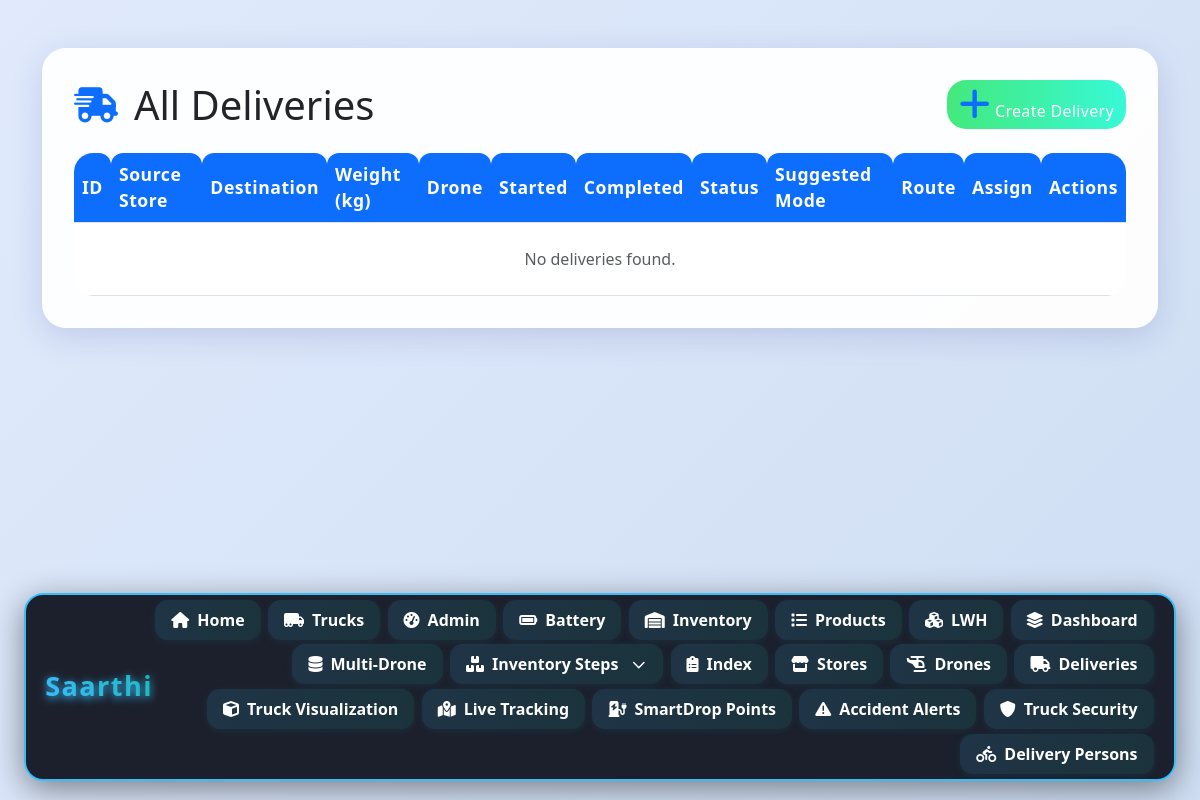
/drone/deliveries/, run on an earlier commit of the app's database.
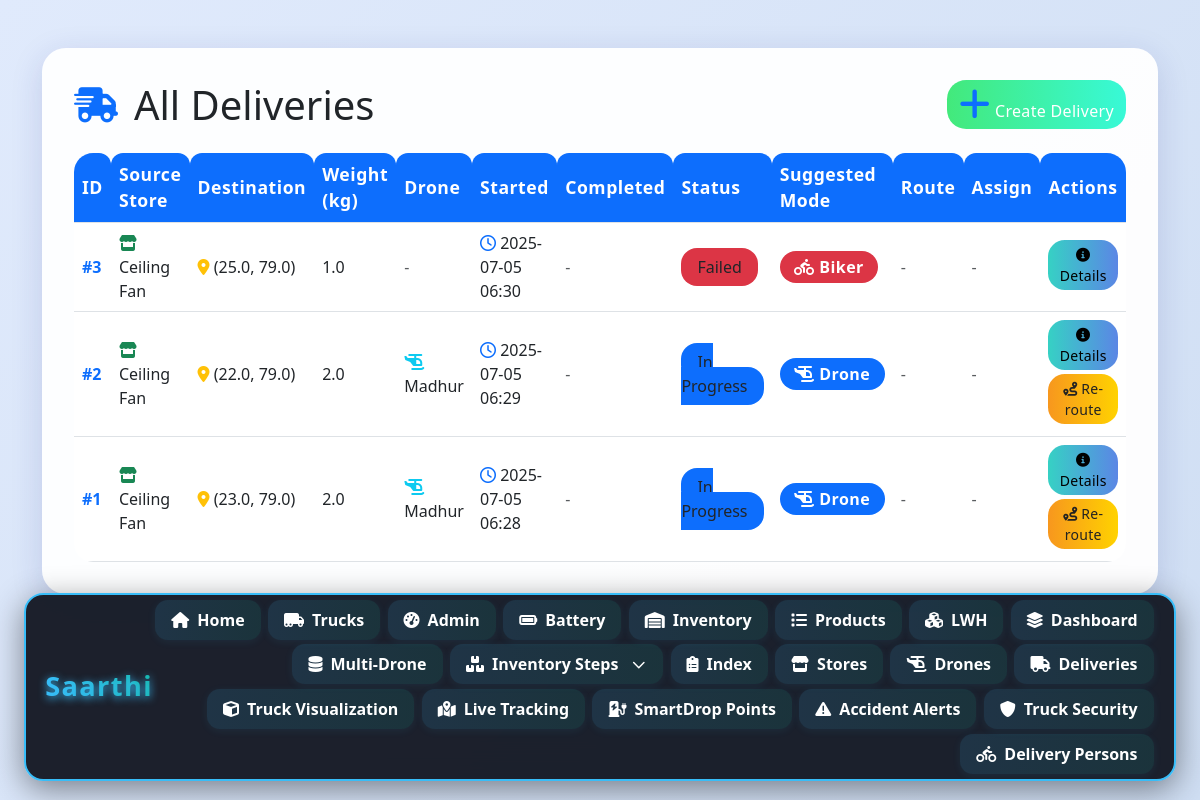
And on a later commit of the database.
### inventory/models.py (models this page shows, shortened)
class Delivery(models.Model):
    STATUS_CHOICES = [
        ('pending', 'Pending'),
        ('assigned', 'Assigned'),
        ('in_progress', 'In Progress'),
        ('delivered', 'Delivered'),
        ('failed', 'Failed'),
        ('cancelled', 'Cancelled'),
    ]
    drone = models.ForeignKey(Drone, on_delete=models.SET_NULL, null=True, blank=True, related_name='deliveries')
    source_store = models.ForeignKey(Store, on_delete=models.CASCADE, related_name='outgoing_deliveries')
    destination_lat = models.FloatField()
    destination_lng = models.FloatField()
    package_weight_kg = models.FloatField()
    status = models.CharField(max_length=20, choices=STATUS_CHOICES, default='pending')
    route = models.JSONField(blank=True, null=True)  # List of waypoints, etc.
    started_at = models.DateTimeField(null=True, blank=True)
    completed_at = models.DateTimeField(null=True, blank=True)
    estimated_time_min = models.FloatField(null=True, blank=True)
    actual_time_min = models.FloatField(null=True, blank=True)
    notes = models.TextField(blank=True)
    assigned_to = models.ForeignKey('DeliveryPerson', on_delete=models.SET_NULL, null=True, blank=True, related_name='deliveries')  # NEW
    mode = models.CharField(max_length=20, choices=[('drone', 'Drone'), ('biker', 'Biker')], default='biker')  # NEW
    suggested_mode = models.CharField(
        max_length=20,
        choices=[('drone', 'Drone'), ('biker', 'Biker')],
        default='biker'
    )

class Store(models.Model):
    name = models.CharField(max_length=100)
    address = models.TextField(blank=True)
    latitude = models.FloatField()
    longitude = models.FloatField()
    created_at = models.DateTimeField(auto_now_add=True)

class Drone(models.Model):
    STATUS_CHOICES = [
        ('idle', 'Idle'),
        ('charging', 'Charging'),
        ('in_flight', 'In Flight'),
        ('maintenance', 'Maintenance'),
        ('offline', 'Offline'),
    ]
    name = models.CharField(max_length=100)
    max_weight_kg = models.FloatField()
    battery_capacity_mah = models.IntegerField()
    current_battery_mah = models.IntegerField()
    speed_kmph = models.FloatField()
    max_flight_time_min = models.IntegerField()
    altitude_m = models.FloatField(default=0)
    status = models.CharField(max_length=20, choices=STATUS_CHOICES, default='idle')
    current_lat = models.FloatField(null=True, blank=True)
    current_lng = models.FloatField(null=True, blank=True)
    last_update = models.DateTimeField(auto_now=True)

### inventory/views.py (the view)
# urls.py: path('deliveries/', views.delivery_list, name='delivery_list'),
def delivery_list(request):
    deliveries = Delivery.objects.all().order_by('-id')
    drones = Drone.objects.filter(status='idle')
    persons = DeliveryPerson.objects.filter(status='active')
    return render(request, 'drone/delivery_list.html', {
        'deliveries': deliveries,
        'drones': drones,
        'persons': persons,
    })

### templates/drone/delivery_list.html (shortened to what this page needs)
<!DOCTYPE html>
<html>
<head>
    <link rel="stylesheet" href="https://cdn.jsdelivr.net/npm/bootstrap@5.3.0/dist/css/bootstrap.min.css">
    <link rel="stylesheet" href="https://cdnjs.cloudflare.com/ajax/libs/font-awesome/6.4.2/css/all.min.css">
</head>
<body>
    <div class="container py-5">
        <div class="fancy-card">
            <div class="delivery-header mb-4">
                <i class="fa-solid fa-truck-fast"></i>
                <h1 class="mb-0">All Deliveries</h1>
                <a href="{% url 'create_delivery' %}" class="btn btn-success ms-auto"><i class="fa-solid fa-plus"></i> Create Delivery</a>
            </div>
            <div class="table-responsive">
                <table class="table fancy-table table-hover align-middle mb-0">
                    <thead>
                        <tr>
                            <th>ID</th>
                            <th>Source Store</th>
                            <th>Destination</th>
                            <th>Weight (kg)</th>
                            <th>Drone</th>
                            <th>Started</th>
                            <th>Completed</th>
                            <th>Status</th>
                            <th>Suggested Mode</th>
                            <th>Route</th>
                            <th>Assign</th>
                            <th>Actions</th>
                        </tr>
                    </thead>
                    <tbody>
                    {% for delivery in deliveries %}
                        <tr>
                            <td><span class="fw-bold text-primary">#{{ delivery.id }}</span></td>
                            <td>
                                <i class="fa-solid fa-store text-success"></i>
                                {{ delivery.source_store.name }}
                            </td>
                            <td>
                                <i class="fa-solid fa-location-dot text-warning"></i>
                                ({{ delivery.destination_lat }}, {{ delivery.destination_lng }})
                            </td>
                            <td>{{ delivery.package_weight_kg }}</td>
                            <td>
                                {% if delivery.drone %}
                                    <i class="fa-solid fa-helicopter text-info"></i>
                                    {{ delivery.drone.name }}
                                {% else %}
                                    <span class="text-muted">-</span>
                                {% endif %}
                            </td>
                            <td>
                                {% if delivery.started_at %}
                                    <i class="fa-regular fa-clock text-primary"></i>
                                    {{ delivery.started_at|date:"Y-m-d H:i" }}
                                {% else %}
                                    <span class="text-muted">-</span>
                                {% endif %}
                            </td>
                            <td>
                                {% if delivery.completed_at %}
                                    <i class="fa-regular fa-circle-check text-success"></i>
                                    {{ delivery.completed_at|date:"Y-m-d H:i" }}
                                {% else %}
                                    <span class="text-muted">-</span>
                                {% endif %}
                            </td>
                            <td>
                                <span class="status-badge
                                    {% if delivery.status == 'in_progress' %}bg-primary
                                    {% elif delivery.status == 'assigned' %}bg-warning text-dark
                                    {% elif delivery.status == 'delivered' %}bg-success
                                    {% elif delivery.status == 'failed' or delivery.status == 'cancelled' %}bg-danger
                                    {% else %}bg-secondary{% endif %}">
                                    {{ delivery.get_status_display }}
                                </span>
                            </td>
                            <td>
                                {% if delivery.suggested_mode == 'drone' %}
                                    <span class="badge bg-primary"><i class="fa-solid fa-helicopter"></i> Drone</span>
                                {% elif delivery.suggested_mode == 'biker' %}
                                    <span class="badge bg-danger"><i class="fa-solid fa-person-biking"></i> Biker</span>
                                {% else %}
                                    <span class="badge bg-secondary">-</span>
                                {% endif %}
                            </td>
                            <td>
                                {% if delivery.route_info %}
                                    <span class="badge bg-info text-dark">
                                        {{ delivery.route_info.distance|floatformat:0 }} m /
                                        {{ delivery.route_info.duration|floatformat:0 }} sec
                                    </span>
                                {% else %}
                                    <span class="text-muted">-</span>
                                {% endif %}
                            </td>
                            <td>
                                {% if delivery.status == 'assigned' %}
                                    <form method="post" action="{% url 'assign_delivery' delivery.id %}" class="assign-form">
                                        {% csrf_token %}
                                        <select name="assigned_to" class="form-select form-select-sm" required>
                                           {% if drones %}
    {% for drone in drones %}
        <option value="drone-{{ drone.id }}">{{ drone.name }} (Drone)</option>
    {% endfor %}
{% endif %}
{% if persons %}
    {% for person in persons %}
        <option value="person-{{ person.id }}">{{ person.name }} (Person)</option>
    {% endfor %}
{% endif %}
{% if not drones and not persons %}
    <option value="">No available resource</option>
{% endif %}
                                        </select>
                                        <button type="submit" class="btn btn-success btn-sm">
                                            <i class="fa-solid fa-check"></i> Assign
                                        </button>
                                    </form>
                                {% else %}
                                    <span class="text-muted">-</span>
                                {% endif %}
                            </td>
                            <td>
                                <a href="{% url 'delivery_detail' delivery.id %}" class="btn btn-info btn-sm mb-1"><i class="fa-solid fa-circle-info"></i> Details</a>
                                {% if delivery.status == 'in_progress' %}
                                    <a href="{% url 'reroute_drone' delivery.id %}" class="btn btn-warning btn-sm mb-1"><i class="fa-solid fa-route"></i> Re-route</a>
                                {% endif %}
                            </td>
                        </tr>
                    {% empty %}
                        <tr>
                            <td colspan="12" class="text-center text-muted py-4">No deliveries found.</td>
                        </tr>
                    {% endfor %}
                    </tbody>
                </table>
            </div>
        </div>
    </div>
    {% include "navbar.html" %}
</body>
</html>

### templates/navbar.html (shortened to what this page needs)
{% load static %}
<div class="saarthi-navbar-container">
  <nav class="saarthi-navbar-glass">
    <div class="saarthi-navbar-brand">
      <span class="saarthi-navbar-title">Saarthi</span>
    </div>
    <ul class="saarthi-navbar-list">
      <li>
        <a href="{% url 'dynamic_render' 'home' %}" class="saarthi-navbar-btn">
          <i class="fa-solid fa-house"></i> Home
        </a>
      </li>
        <li>
        <a href="{% url 'truck_list' %}" class="saarthi-navbar-btn">
          <i class="fa-solid fa-truck-moving"></i> Trucks
        </a>
      </li>
      <li>
        <a href="{% url 'dynamic_render' 'admin' %}" class="saarthi-navbar-btn">
          <i class="fa-solid fa-gauge-high"></i> Admin
        </a>
      </li>
      <li>
        <a href="{% url 'dynamic_render' 'battery' %}" class="saarthi-navbar-btn">
          <i class="fa-solid fa-battery-full"></i> Battery
        </a>
      </li>
      <li>
        <a href="{% url 'dynamic_render' 'inventory' %}" class="saarthi-navbar-btn">
          <i class="fa-solid fa-warehouse"></i> Inventory
        </a>
      </li>
      <li>
        <a href="{% url 'dynamic_render' 'productlisting' %}" class="saarthi-navbar-btn">
          <i class="fa-solid fa-list"></i> Products
        </a>
      </li>
      <li>
        <a href="{% url 'dynamic_render' 'optimalwh' %}" class="saarthi-navbar-btn">
          <i class="fa-solid fa-cubes"></i> LWH
        </a>
      </li>
      <li>
        <a href="{% url 'dynamic_render' 'productlistdashboard' %}" class="saarthi-navbar-btn">
          <i class="fa-solid fa-layer-group"></i> Dashboard
        </a>
      </li>
      <li>
        <a href="{% url 'dynamic_render' 'multidrone_index' %}" class="saarthi-navbar-btn">
          <i class="fa-solid fa-database"></i> Multi-Drone
        </a>
      </li>
      <li class="saarthi-navbar-dropdown">
        <button class="saarthi-navbar-btn saarthi-navbar-dropdown-btn">
          <i class="fa-solid fa-boxes-stacked"></i> Inventory Steps
          <svg
            class="saarthi-navbar-dropdown-arrow"
            fill="none"
            stroke="currentColor"
            stroke-width="2"
            viewBox="0 0 24 24"
          >
            <path
              stroke-linecap="round"
              stroke-linejoin="round"
              d="M19 9l-7 7-7-7"
            />
          </svg>
        </button>
      </li>
      <li>
        <a href="{% url 'dynamic_render' 'index' %}" class="saarthi-navbar-btn">
          <i class="fa-solid fa-clipboard-list"></i> Index
        </a>
      </li>
      <li>
        <a href="{% url 'store_list' %}" class="saarthi-navbar-btn">
          <i class="fa-solid fa-store"></i> Stores
        </a>
      </li>
      <li>
        <a href="{% url 'drone_list' %}" class="saarthi-navbar-btn">
          <i class="fa-solid fa-helicopter"></i> Drones
        </a>
      </li>
      <li>
        <a href="{% url 'delivery_list' %}" class="saarthi-navbar-btn">
          <i class="fa-solid fa-truck"></i> Deliveries
        </a>
      </li>
      <li>
        <a href="{% url 'truck3d' %}" class="saarthi-navbar-btn">
          <i class="fa-solid fa-cube"></i> Truck Visualization
        </a>
      </li>
      <li>
        <a href="{% url 'live_tracking' %}" class="saarthi-navbar-btn">
          <i class="fa-solid fa-map-location-dot"></i> Live Tracking
        </a>
      </li>
      <li>
        <a href="{% url 'smartdrop_list' %}" class="saarthi-navbar-btn">
          <i class="fa-solid fa-charging-station"></i> SmartDrop Points
        </a>
      </li>
      <li>
        <a href="{% url 'accident_alerts' %}" class="saarthi-navbar-btn">
          <i class="fa-solid fa-triangle-exclamation"></i> Accident Alerts
        </a>
      </li>
       <li>
        <a href="{% url 'security' %}" class="saarthi-navbar-btn">
          <i class="fa-solid fa-shield-halved"></i> Truck Security
        </a>
      </li>
      <li>
        <a href="{% url 'person_list' %}" class="saarthi-navbar-btn">
          <i class="fa-solid fa-person-biking"></i> Delivery Persons
        </a>
      </li>
    </ul>
  </nav>
  <link
    rel="stylesheet"
    href="https://cdnjs.cloudflare.com/ajax/libs/font-awesome/6.0.0-beta3/css/all.min.css"
  />

What changed in the data, as far as the page shows it:
added Delivery: id "3", source_store.name "Ceiling Fan", destination_lat "25.0", destination_lng "79.0", package_weight_kg "1.0", started_at "2025-07-05 06:30", status "Failed", suggested_mode "biker" (drawn)
added Delivery: id "2", source_store.name "Ceiling Fan", destination_lat "22.0", destination_lng "79.0", package_weight_kg "2.0", drone.name "Madhur", started_at "2025-07-05 06:29", status "In Progress", suggested_mode "drone" (drawn), shows "Re-route"
added Delivery: id "1", source_store.name "Ceiling Fan", destination_lat "23.0", destination_lng "79.0", package_weight_kg "2.0", drone.name "Madhur", started_at "2025-07-05 06:28", status "In Progress", suggested_mode "drone" (drawn), shows "Re-route"
Also different on the page:
text no longer shown: "No deliveries found."
